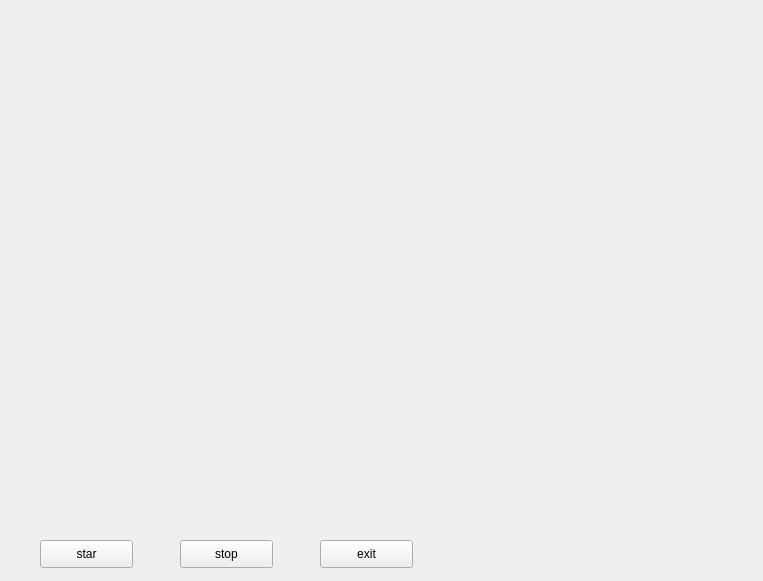
<?xml version="1.0" encoding="UTF-8"?>
<ui version="4.0">
 <class>MainWindow</class>
 <widget class="QMainWindow" name="MainWindow">
  <property name="geometry">
   <rect>
    <x>0</x>
    <y>0</y>
    <width>763</width>
    <height>581</height>
   </rect>
  </property>
  <property name="windowTitle">
   <string>MainWindow</string>
  </property>
  <widget class="QWidget" name="centralWidget">
   <widget class="QLabel" name="label">
    <property name="geometry">
     <rect>
      <x>0</x>
      <y>0</y>
      <width>761</width>
      <height>521</height>
     </rect>
    </property>
    <property name="text">
     <string/>
    </property>
   </widget>
   <widget class="QPushButton" name="pushButton">
    <property name="geometry">
     <rect>
      <x>40</x>
      <y>540</y>
      <width>93</width>
      <height>28</height>
     </rect>
    </property>
    <property name="text">
     <string>star</string>
    </property>
   </widget>
   <widget class="QPushButton" name="pushButton_2">
    <property name="geometry">
     <rect>
      <x>180</x>
      <y>540</y>
      <width>93</width>
      <height>28</height>
     </rect>
    </property>
    <property name="text">
     <string>stop</string>
    </property>
   </widget>
   <widget class="QLabel" name="label_2">
    <property name="geometry">
     <rect>
      <x>540</x>
      <y>540</y>
      <width>161</width>
      <height>31</height>
     </rect>
    </property>
    <property name="styleSheet">
     <string notr="true">font: 63 20pt &quot;Adobe 繁黑體 Std B&quot;;</string>
    </property>
    <property name="text">
     <string/>
    </property>
   </widget>
   <widget class="QPushButton" name="pushButton_3">
    <property name="geometry">
     <rect>
      <x>320</x>
      <y>540</y>
      <width>93</width>
      <height>28</height>
     </rect>
    </property>
    <property name="text">
     <string>exit</string>
    </property>
   </widget>
  </widget>
 </widget>
 <layoutdefault spacing="6" margin="11"/>
 <resources/>
 <connections/>
</ui>
